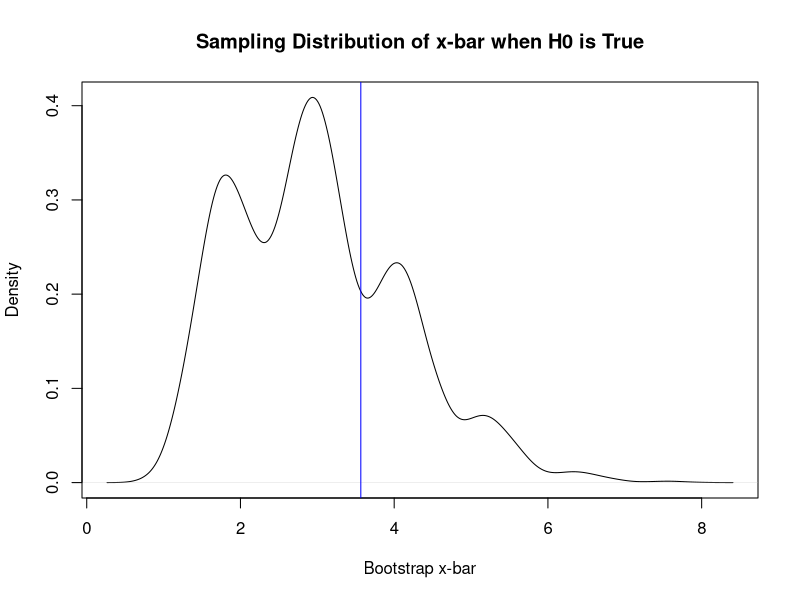

R code for this plot:
## ---- chunk 1
samp_data <- c(1.77, 10.48, 4.30, 0.96, 2.67, 2.76, 2.02)

## should also check the density plot of the data
## I am not showing it here but its not normal, nor
## is it symmetric. So sample means cannot be approximated
## by normal

## step 2
samp_mean <- mean(samp_data)

## step 3
Reps <- 10000
set.seed(7)
boot_samples <- replicate(Reps, sample(samp_data, replace=T))

## step 4
boot_means <- apply(boot_samples, 2, mean)

## steps 5, 6
mu0 <- 3
boot_means_null <- boot_means - mean(boot_means) + mu0

## step 7
mean(boot_means_null >= samp_mean)
## ---- chunk 2
plot(density(boot_means_null),
     main = "Sampling Distribution of x-bar when H0 is True",
     xlab = "Bootstrap x-bar")
abline(v = samp_mean, col = "blue")
## ---- chunk 3
## Draw the second sample and calculate its sample mean
samp_data2 <- c(4.68, 4.83, 4.29, 1.42, 7.81, 5.20, 3.97, 1.59)
samp_mean2 <- mean(samp_data2)

## Step 2
samp_diff <- samp_mean - samp_mean2

## write rand.test() which combines steps 3, 4, 5
rand.test <- function(x){ ##x should be the length of the first sample
  rand_comb <- sample( c(samp_data, samp_data2) )
  bmean1 <- mean(rand_comb[1:x])
  bmean2 <- mean(rand_comb[(x+1):(length(samp_data)+length(samp_data2))])
  bmean1 - bmean2
}

## step 6
boot_diffs_null <- replicate(Reps, rand.test(length(samp_data)))

## step 7
mean(abs(boot_diffs_null) >= abs(samp_diff)) 
